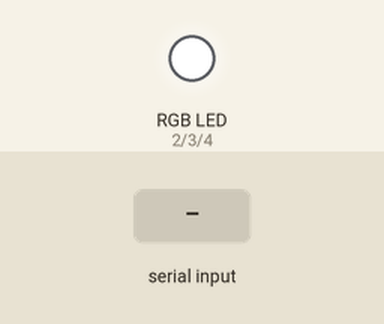
This sketch was run on a simulated Arduino Uno, built with avr-gcc and run on an emulated ATmega328P. Shown: an RGB LED mixed from three pins (HIGH = lit). The inputs (shaded band) are chosen by the test bench.

Above: at 1.2 s.
1.3 s: "g90\n" received over Serial
At 3.5 s:
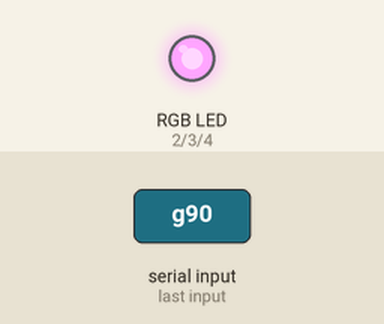
3.8 s: "g,45\n" received over Serial
At 5.4 s:
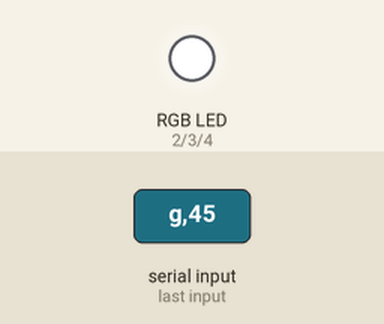
Timing chart, 0 to 6.9 s (numbered marks = the images above; inputs shaded):
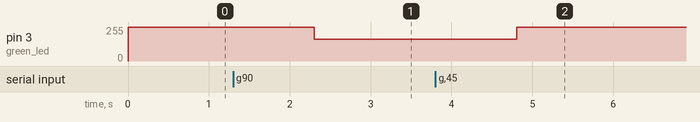

The sketch:

LED_setting.ino
```cpp
#define red_led 2
#define green_led 3
#define blue_led 4

//ФУНКЦИЯ ВЫПОЛНЯЕТСЯ ОДИН РАЗ
void setup()
{
	//УСТАНАВЛИВАЕМ ПИНЫ ДИОДОВ НА ВЫХОД
	pinMode(red_led, OUTPUT);
	pinMode(green_led, OUTPUT);
	pinMode(blue_led, OUTPUT);

	//УСТАНАВЛИВАЕМ НАЧАЛЬНОЕ ЗНАЧЕНИЕ
	analogWrite(red_led, 255);
	analogWrite(green_led, 255);
	analogWrite(blue_led, 255);

	//СКОРОСТЬ ПЕРЕДАЧИ БИТОВ
	Serial.begin(9600);
}

//ФУНКЦИЯ ВЫПОЛНЯЕТСЯ БЕСКОНЕЧНО ПО ЦИКЛУ
void loop()
{
	//ЕСЛИ ПЕРЕДАЧА ДОСТУПНА - ЗНАЧИТ ЧИТАЕМ ЗНАЧЕНИЯ ИЗ COM-ПОРТА
	if (Serial.available()){
		char led_specifier = Serial.read();

	//СОХРАНЯЕМ ЗНАЧЕНИЕ В ПЕРЕМЕННУЮ
	String led_brightness = Serial.readString();

	//ВЫЗОВ ФУНКЦИИ
	write_leds(led_specifier, led_brightness);
  }
}

//ПЕРЕДАЧА КОМАНДЫ НА COM-ПОРТ
	//r - команда красному диоду
	//g - команда зеленному диоду
	//b - комманда синему диоду
void write_leds(char led, String bri)
{
	int brightness = bri.toInt();

	if (led == 'r'){
		analogWrite(red_led, 255 - brightness);
		return;
	}
	if (led == 'g'){
		analogWrite(green_led, 255 - brightness);
		return;
	}
	if (led == 'b'){
		analogWrite(blue_led, 255 - brightness);
		return;
	}
	return;
}
```

Measured:
- after the input at 1.3 s, pin 3 (green_led): 255/255 → 165/255 after 1.0 s
- after the input at 3.8 s, pin 3 (green_led): 165/255 → 255/255 after 1.0 s
